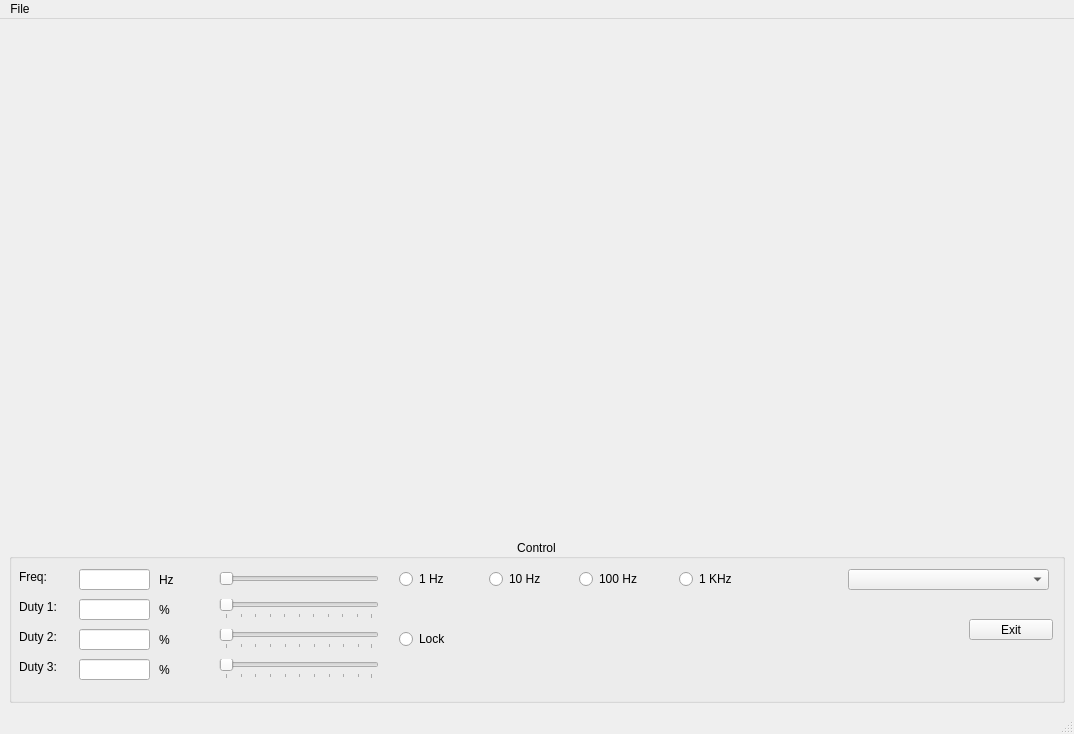
<?xml version="1.0" encoding="UTF-8"?>
<ui version="4.0">
 <class>MainWindow</class>
 <widget class="QMainWindow" name="MainWindow">
  <property name="geometry">
   <rect>
    <x>0</x>
    <y>0</y>
    <width>1074</width>
    <height>734</height>
   </rect>
  </property>
  <property name="windowTitle">
   <string>PWM-Control</string>
  </property>
  <widget class="QWidget" name="centralwidget">
   <layout class="QGridLayout" name="gridLayout">
    <item row="2" column="0">
     <layout class="QVBoxLayout" name="verticalLayout_3">
      <item>
       <widget class="PlotWidget" name="pwm3View" native="true">
        <property name="sizePolicy">
         <sizepolicy hsizetype="Expanding" vsizetype="Expanding">
          <horstretch>0</horstretch>
          <verstretch>0</verstretch>
         </sizepolicy>
        </property>
       </widget>
      </item>
     </layout>
    </item>
    <item row="0" column="0">
     <layout class="QVBoxLayout" name="verticalLayout">
      <item>
       <widget class="PlotWidget" name="pwm1View" native="true">
        <property name="sizePolicy">
         <sizepolicy hsizetype="Expanding" vsizetype="Expanding">
          <horstretch>0</horstretch>
          <verstretch>0</verstretch>
         </sizepolicy>
        </property>
       </widget>
      </item>
     </layout>
    </item>
    <item row="1" column="0">
     <layout class="QVBoxLayout" name="verticalLayout_2">
      <item>
       <widget class="PlotWidget" name="pwm2View" native="true">
        <property name="sizePolicy">
         <sizepolicy hsizetype="Expanding" vsizetype="Expanding">
          <horstretch>0</horstretch>
          <verstretch>0</verstretch>
         </sizepolicy>
        </property>
       </widget>
      </item>
     </layout>
    </item>
    <item row="3" column="0">
     <layout class="QVBoxLayout" name="verticalLayout_4">
      <property name="sizeConstraint">
       <enum>QLayout::SetMaximumSize</enum>
      </property>
      <property name="topMargin">
       <number>0</number>
      </property>
      <item>
       <widget class="QGroupBox" name="groupBox">
        <property name="enabled">
         <bool>true</bool>
        </property>
        <property name="sizePolicy">
         <sizepolicy hsizetype="Expanding" vsizetype="Expanding">
          <horstretch>0</horstretch>
          <verstretch>0</verstretch>
         </sizepolicy>
        </property>
        <property name="minimumSize">
         <size>
          <width>0</width>
          <height>100</height>
         </size>
        </property>
        <property name="baseSize">
         <size>
          <width>0</width>
          <height>105</height>
         </size>
        </property>
        <property name="title">
         <string>Control</string>
        </property>
        <property name="alignment">
         <set>Qt::AlignCenter</set>
        </property>
        <widget class="QLabel" name="label">
         <property name="geometry">
          <rect>
           <x>10</x>
           <y>60</y>
           <width>49</width>
           <height>16</height>
          </rect>
         </property>
         <property name="text">
          <string>Duty 1:</string>
         </property>
        </widget>
        <widget class="QLabel" name="label_2">
         <property name="geometry">
          <rect>
           <x>10</x>
           <y>90</y>
           <width>49</width>
           <height>16</height>
          </rect>
         </property>
         <property name="text">
          <string>Duty 2:</string>
         </property>
        </widget>
        <widget class="QLabel" name="label_3">
         <property name="geometry">
          <rect>
           <x>10</x>
           <y>120</y>
           <width>49</width>
           <height>16</height>
          </rect>
         </property>
         <property name="text">
          <string>Duty 3:</string>
         </property>
        </widget>
        <widget class="QLineEdit" name="edit_duty1">
         <property name="geometry">
          <rect>
           <x>70</x>
           <y>60</y>
           <width>71</width>
           <height>21</height>
          </rect>
         </property>
        </widget>
        <widget class="QSlider" name="sl_pwm1">
         <property name="geometry">
          <rect>
           <x>210</x>
           <y>60</y>
           <width>160</width>
           <height>20</height>
          </rect>
         </property>
         <property name="maximum">
          <number>100</number>
         </property>
         <property name="orientation">
          <enum>Qt::Horizontal</enum>
         </property>
         <property name="tickPosition">
          <enum>QSlider::TicksBelow</enum>
         </property>
        </widget>
        <widget class="QPushButton" name="pb_Test">
         <property name="geometry">
          <rect>
           <x>960</x>
           <y>80</y>
           <width>84</width>
           <height>21</height>
          </rect>
         </property>
         <property name="text">
          <string>Exit</string>
         </property>
        </widget>
        <widget class="QSlider" name="sl_pwm3">
         <property name="geometry">
          <rect>
           <x>210</x>
           <y>120</y>
           <width>160</width>
           <height>20</height>
          </rect>
         </property>
         <property name="orientation">
          <enum>Qt::Horizontal</enum>
         </property>
         <property name="tickPosition">
          <enum>QSlider::TicksBelow</enum>
         </property>
        </widget>
        <widget class="QSlider" name="sl_pwm2">
         <property name="geometry">
          <rect>
           <x>210</x>
           <y>90</y>
           <width>160</width>
           <height>20</height>
          </rect>
         </property>
         <property name="orientation">
          <enum>Qt::Horizontal</enum>
         </property>
         <property name="tickPosition">
          <enum>QSlider::TicksBelow</enum>
         </property>
        </widget>
        <widget class="QLineEdit" name="edit_duty2">
         <property name="geometry">
          <rect>
           <x>70</x>
           <y>90</y>
           <width>71</width>
           <height>21</height>
          </rect>
         </property>
        </widget>
        <widget class="QLineEdit" name="edit_duty3">
         <property name="geometry">
          <rect>
           <x>70</x>
           <y>120</y>
           <width>71</width>
           <height>21</height>
          </rect>
         </property>
        </widget>
        <widget class="QRadioButton" name="lockButton">
         <property name="geometry">
          <rect>
           <x>390</x>
           <y>90</y>
           <width>93</width>
           <height>20</height>
          </rect>
         </property>
         <property name="text">
          <string>Lock</string>
         </property>
        </widget>
        <widget class="QLineEdit" name="edit_freq">
         <property name="geometry">
          <rect>
           <x>70</x>
           <y>30</y>
           <width>71</width>
           <height>21</height>
          </rect>
         </property>
        </widget>
        <widget class="QLabel" name="label_4">
         <property name="geometry">
          <rect>
           <x>10</x>
           <y>30</y>
           <width>49</width>
           <height>16</height>
          </rect>
         </property>
         <property name="text">
          <string>Freq:</string>
         </property>
        </widget>
        <widget class="QComboBox" name="comboBox">
         <property name="geometry">
          <rect>
           <x>839</x>
           <y>30</y>
           <width>201</width>
           <height>21</height>
          </rect>
         </property>
        </widget>
        <widget class="QFrame" name="frame">
         <property name="geometry">
          <rect>
           <x>200</x>
           <y>20</y>
           <width>571</width>
           <height>30</height>
          </rect>
         </property>
         <property name="sizePolicy">
          <sizepolicy hsizetype="Preferred" vsizetype="Preferred">
           <horstretch>0</horstretch>
           <verstretch>0</verstretch>
          </sizepolicy>
         </property>
         <property name="frameShape">
          <enum>QFrame::NoFrame</enum>
         </property>
         <property name="frameShadow">
          <enum>QFrame::Raised</enum>
         </property>
         <property name="lineWidth">
          <number>0</number>
         </property>
         <widget class="QRadioButton" name="f1Button">
          <property name="geometry">
           <rect>
            <x>190</x>
            <y>10</y>
            <width>93</width>
            <height>20</height>
           </rect>
          </property>
          <property name="text">
           <string>1 Hz</string>
          </property>
         </widget>
         <widget class="QRadioButton" name="f10Button">
          <property name="geometry">
           <rect>
            <x>280</x>
            <y>10</y>
            <width>93</width>
            <height>20</height>
           </rect>
          </property>
          <property name="text">
           <string>10 Hz</string>
          </property>
         </widget>
         <widget class="QSlider" name="freqSlider">
          <property name="geometry">
           <rect>
            <x>10</x>
            <y>10</y>
            <width>160</width>
            <height>20</height>
           </rect>
          </property>
          <property name="maximum">
           <number>999</number>
          </property>
          <property name="orientation">
           <enum>Qt::Horizontal</enum>
          </property>
         </widget>
         <widget class="QRadioButton" name="f100Button">
          <property name="geometry">
           <rect>
            <x>370</x>
            <y>10</y>
            <width>93</width>
            <height>20</height>
           </rect>
          </property>
          <property name="text">
           <string>100 Hz</string>
          </property>
         </widget>
         <widget class="QRadioButton" name="f1000Button">
          <property name="geometry">
           <rect>
            <x>470</x>
            <y>10</y>
            <width>93</width>
            <height>20</height>
           </rect>
          </property>
          <property name="text">
           <string>1 KHz</string>
          </property>
         </widget>
        </widget>
        <widget class="QLabel" name="label_5">
         <property name="geometry">
          <rect>
           <x>150</x>
           <y>63</y>
           <width>49</width>
           <height>16</height>
          </rect>
         </property>
         <property name="text">
          <string>%</string>
         </property>
        </widget>
        <widget class="QLabel" name="label_6">
         <property name="geometry">
          <rect>
           <x>150</x>
           <y>93</y>
           <width>49</width>
           <height>16</height>
          </rect>
         </property>
         <property name="text">
          <string>%</string>
         </property>
        </widget>
        <widget class="QLabel" name="label_7">
         <property name="geometry">
          <rect>
           <x>150</x>
           <y>123</y>
           <width>49</width>
           <height>16</height>
          </rect>
         </property>
         <property name="text">
          <string>%</string>
         </property>
        </widget>
        <widget class="QLabel" name="freqLabel">
         <property name="geometry">
          <rect>
           <x>150</x>
           <y>33</y>
           <width>49</width>
           <height>16</height>
          </rect>
         </property>
         <property name="text">
          <string>Hz</string>
         </property>
        </widget>
       </widget>
      </item>
     </layout>
    </item>
   </layout>
  </widget>
  <widget class="QMenuBar" name="menubar">
   <property name="geometry">
    <rect>
     <x>0</x>
     <y>0</y>
     <width>1074</width>
     <height>28</height>
    </rect>
   </property>
   <widget class="QMenu" name="menuFile">
    <property name="title">
     <string>File</string>
    </property>
    <addaction name="separator"/>
    <addaction name="actionExit"/>
   </widget>
   <addaction name="menuFile"/>
  </widget>
  <widget class="QStatusBar" name="statusbar"/>
  <action name="actionExit">
   <property name="text">
    <string>Exit</string>
   </property>
   <property name="shortcut">
    <string>Ctrl+X</string>
   </property>
  </action>
  <action name="actionTest">
   <property name="text">
    <string>Test</string>
   </property>
  </action>
 </widget>
 <customwidgets>
  <customwidget>
   <class>PlotWidget</class>
   <extends>QWidget</extends>
   <header location="global">pyqtgraph</header>
   <container>1</container>
  </customwidget>
 </customwidgets>
 <resources/>
 <connections/>
</ui>
